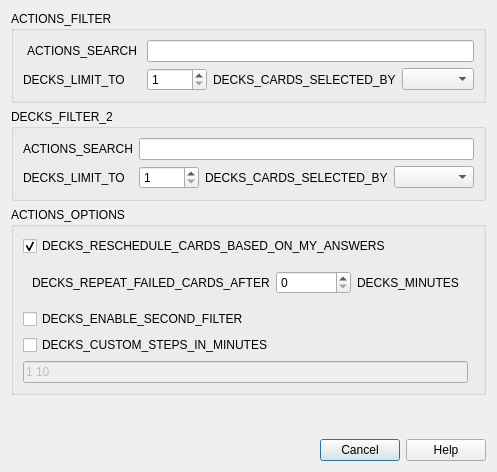
<?xml version="1.0" encoding="UTF-8"?>
<ui version="4.0">
 <class>Dialog</class>
 <widget class="QDialog" name="Dialog">
  <property name="geometry">
   <rect>
    <x>0</x>
    <y>0</y>
    <width>416</width>
    <height>472</height>
   </rect>
  </property>
  <property name="windowTitle">
   <string notr="true">Dialog</string>
  </property>
  <layout class="QVBoxLayout" name="verticalLayout">
   <item>
    <widget class="QGroupBox" name="groupBox">
     <property name="title">
      <string>ACTIONS_FILTER</string>
     </property>
     <layout class="QGridLayout" name="gridLayout">
      <item row="1" column="0">
       <widget class="QPushButton" name="search_button">
        <property name="toolTip">
         <string>SEARCH_VIEW_IN_BROWSER</string>
        </property>
        <property name="text">
         <string>ACTIONS_SEARCH</string>
        </property>
        <property name="autoDefault">
         <bool>false</bool>
        </property>
        <property name="flat">
         <bool>true</bool>
        </property>
       </widget>
      </item>
      <item row="2" column="0">
       <widget class="QLabel" name="label_5">
        <property name="text">
         <string>DECKS_LIMIT_TO</string>
        </property>
       </widget>
      </item>
      <item row="2" column="3">
       <widget class="QLabel" name="label">
        <property name="text">
         <string>DECKS_CARDS_SELECTED_BY</string>
        </property>
       </widget>
      </item>
      <item row="2" column="2">
       <widget class="QSpinBox" name="limit">
        <property name="maximumSize">
         <size>
          <width>60</width>
          <height>16777215</height>
         </size>
        </property>
        <property name="minimum">
         <number>1</number>
        </property>
        <property name="maximum">
         <number>99999</number>
        </property>
       </widget>
      </item>
      <item row="2" column="4" colspan="2">
       <widget class="QComboBox" name="order"/>
      </item>
      <item row="1" column="2" colspan="4">
       <widget class="QLineEdit" name="search"/>
      </item>
     </layout>
    </widget>
   </item>
   <item>
    <widget class="QGroupBox" name="filter2group">
     <property name="title">
      <string>DECKS_FILTER_2</string>
     </property>
     <layout class="QGridLayout" name="gridLayout_3">
      <item row="1" column="0">
       <widget class="QLabel" name="label_6">
        <property name="text">
         <string>DECKS_LIMIT_TO</string>
        </property>
       </widget>
      </item>
      <item row="1" column="3" colspan="2">
       <widget class="QComboBox" name="order_2"/>
      </item>
      <item row="0" column="1" colspan="4">
       <widget class="QLineEdit" name="search_2"/>
      </item>
      <item row="0" column="0">
       <widget class="QLabel" name="label_3">
        <property name="text">
         <string>ACTIONS_SEARCH</string>
        </property>
       </widget>
      </item>
      <item row="1" column="1">
       <widget class="QSpinBox" name="limit_2">
        <property name="maximumSize">
         <size>
          <width>60</width>
          <height>16777215</height>
         </size>
        </property>
        <property name="minimum">
         <number>1</number>
        </property>
        <property name="maximum">
         <number>99999</number>
        </property>
       </widget>
      </item>
      <item row="1" column="2">
       <widget class="QLabel" name="label_4">
        <property name="text">
         <string>DECKS_CARDS_SELECTED_BY</string>
        </property>
       </widget>
      </item>
     </layout>
    </widget>
   </item>
   <item>
    <widget class="QGroupBox" name="groupBox_2">
     <property name="title">
      <string>ACTIONS_OPTIONS</string>
     </property>
     <layout class="QGridLayout" name="gridLayout_2">
      <item row="0" column="0" colspan="2">
       <widget class="QCheckBox" name="resched">
        <property name="text">
         <string>DECKS_RESCHEDULE_CARDS_BASED_ON_MY_ANSWERS</string>
        </property>
        <property name="checked">
         <bool>true</bool>
        </property>
       </widget>
      </item>
      <item row="2" column="0">
       <widget class="QCheckBox" name="secondFilter">
        <property name="text">
         <string>DECKS_ENABLE_SECOND_FILTER</string>
        </property>
       </widget>
      </item>
      <item row="1" column="0">
       <widget class="QWidget" name="previewDelayWidget" native="true">
        <layout class="QHBoxLayout" name="previewDelayBox">
         <item>
          <widget class="QLabel" name="label_7">
           <property name="text">
            <string>DECKS_REPEAT_FAILED_CARDS_AFTER</string>
           </property>
          </widget>
         </item>
         <item>
          <widget class="QSpinBox" name="previewDelay"/>
         </item>
         <item>
          <widget class="QLabel" name="label_8">
           <property name="text">
            <string>DECKS_MINUTES</string>
           </property>
          </widget>
         </item>
        </layout>
       </widget>
      </item>
      <item row="4" column="0">
       <widget class="QLineEdit" name="steps">
        <property name="enabled">
         <bool>false</bool>
        </property>
        <property name="text">
         <string notr="true">1 10</string>
        </property>
       </widget>
      </item>
      <item row="3" column="0">
       <widget class="QCheckBox" name="stepsOn">
        <property name="text">
         <string>DECKS_CUSTOM_STEPS_IN_MINUTES</string>
        </property>
       </widget>
      </item>
     </layout>
    </widget>
   </item>
   <item>
    <spacer name="verticalSpacer">
     <property name="orientation">
      <enum>Qt::Vertical</enum>
     </property>
     <property name="sizeHint" stdset="0">
      <size>
       <width>20</width>
       <height>40</height>
      </size>
     </property>
    </spacer>
   </item>
   <item>
    <widget class="QDialogButtonBox" name="buttonBox">
     <property name="orientation">
      <enum>Qt::Horizontal</enum>
     </property>
     <property name="standardButtons">
      <set>QDialogButtonBox::Cancel|QDialogButtonBox::Help</set>
     </property>
    </widget>
   </item>
  </layout>
 </widget>
 <tabstops>
  <tabstop>search</tabstop>
  <tabstop>limit</tabstop>
  <tabstop>order</tabstop>
  <tabstop>search_2</tabstop>
  <tabstop>limit_2</tabstop>
  <tabstop>order_2</tabstop>
  <tabstop>resched</tabstop>
  <tabstop>previewDelay</tabstop>
  <tabstop>secondFilter</tabstop>
  <tabstop>stepsOn</tabstop>
  <tabstop>steps</tabstop>
 </tabstops>
 <resources/>
 <connections>
  <connection>
   <sender>buttonBox</sender>
   <signal>accepted()</signal>
   <receiver>Dialog</receiver>
   <slot>accept()</slot>
   <hints>
    <hint type="sourcelabel">
     <x>254</x>
     <y>295</y>
    </hint>
    <hint type="destinationlabel">
     <x>157</x>
     <y>274</y>
    </hint>
   </hints>
  </connection>
  <connection>
   <sender>buttonBox</sender>
   <signal>rejected()</signal>
   <receiver>Dialog</receiver>
   <slot>reject()</slot>
   <hints>
    <hint type="sourcelabel">
     <x>322</x>
     <y>295</y>
    </hint>
    <hint type="destinationlabel">
     <x>286</x>
     <y>274</y>
    </hint>
   </hints>
  </connection>
  <connection>
   <sender>secondFilter</sender>
   <signal>toggled(bool)</signal>
   <receiver>filter2group</receiver>
   <slot>setVisible(bool)</slot>
   <hints>
    <hint type="sourcelabel">
     <x>125</x>
     <y>265</y>
    </hint>
    <hint type="destinationlabel">
     <x>222</x>
     <y>155</y>
    </hint>
   </hints>
  </connection>
  <connection>
   <sender>stepsOn</sender>
   <signal>toggled(bool)</signal>
   <receiver>steps</receiver>
   <slot>setEnabled(bool)</slot>
   <hints>
    <hint type="sourcelabel">
     <x>194</x>
     <y>351</y>
    </hint>
    <hint type="destinationlabel">
     <x>190</x>
     <y>378</y>
    </hint>
   </hints>
  </connection>
 </connections>
</ui>
